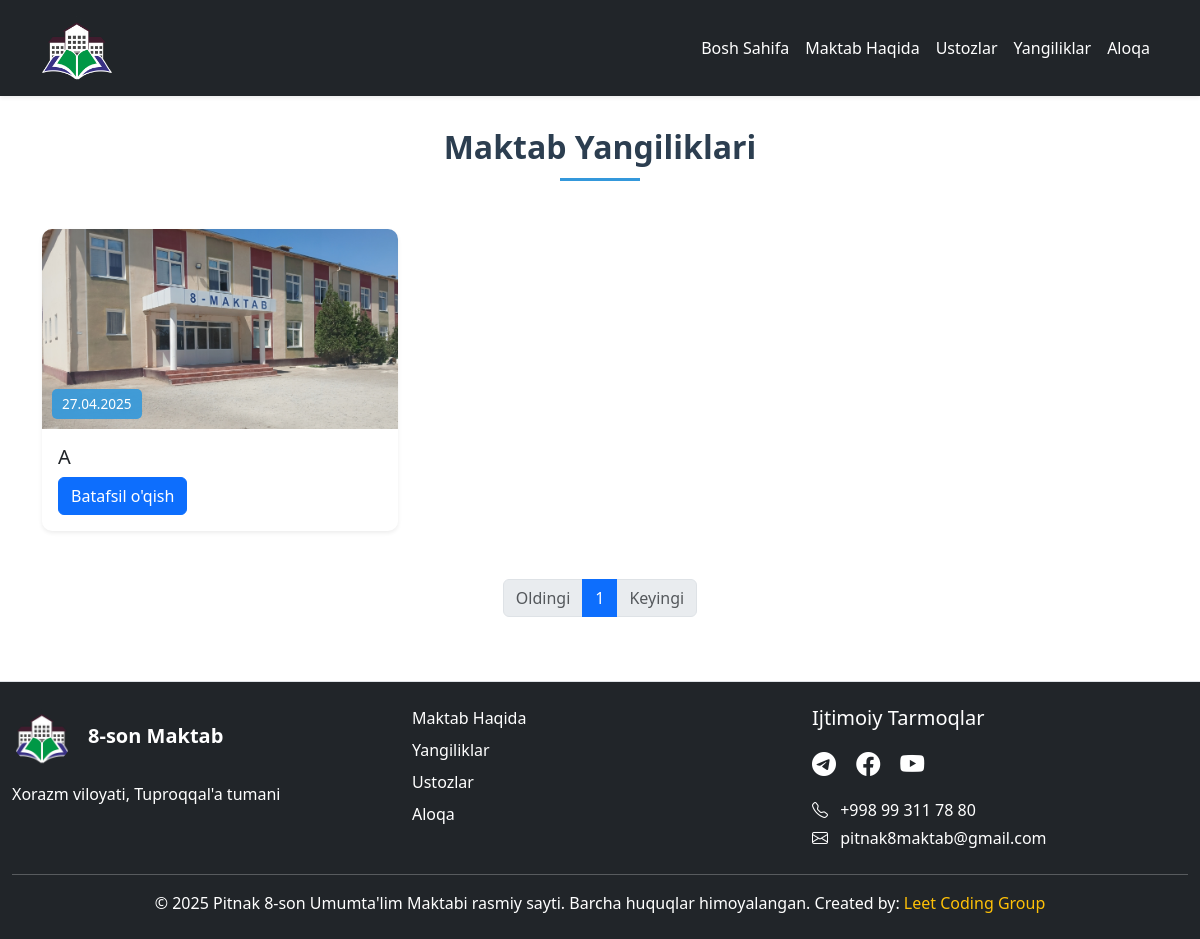
The page /news/ on the database as committed earlier.
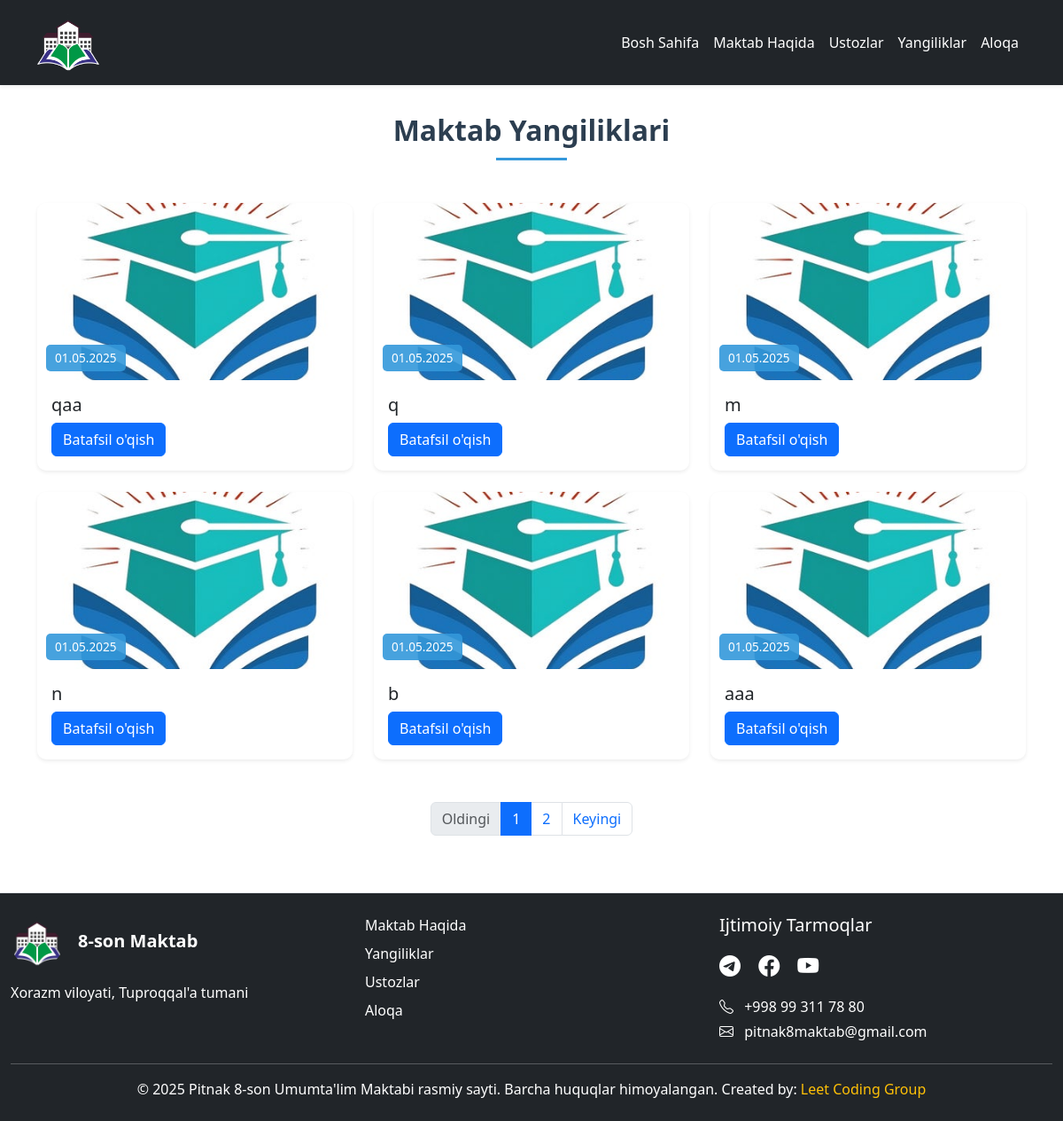
The same page on the database as committed later.
### home/models.py (models this page shows, shortened)
class News(models.Model):
    title = models.CharField(max_length=200, verbose_name="Sarlavha")
    content = models.TextField(verbose_name="Matn")
    image = models.ImageField(upload_to='news_images/', verbose_name="Rasm")
    date_posted = models.DateTimeField(default=timezone.now, verbose_name="Sana")
    slug = models.SlugField(max_length=200, unique=True, blank=True)
    class Meta:
        verbose_name = "Yangilik"
        verbose_name_plural = "Yangiliklar"
        ordering = ['-date_posted']

### home/views.py (the view)
# urls.py: path('news/', news_list, name='news'),
def news_list(request):
    news_items = News.objects.all().order_by('-date_posted')
    paginator = Paginator(news_items, 6)  # Sahifada 6 ta yangilik
    page_number = request.GET.get('page')
    page_obj = paginator.get_page(page_number)
    return render(request, 'news.html', {'page_obj': page_obj})

### templates/news.html (shortened to what this page needs)
{% extends 'base.html' %}
{% load static %}
{% block content %}
<main style="padding-top: 80px;">
    <h2 class="text-center mb-5 section-title fw-bold">Maktab Yangiliklari</h2>
</main>
<div class="row g-4">
    {% for news in page_obj %}
    <div class="col-md-6 col-lg-4">
        <div class="card h-100 news-card shadow-sm">
            <div class="news-img-container">
                <img alt="{{ news.title }}" class="card-img-top" src="{{ news.image.url }}">
                <span class="news-date">{{ news.date_posted|date:"d.m.Y" }}</span>
            </div>
            <div class="card-body">
                <h5 class="card-title">{{ news.title }}</h5>
                <a class="btn btn-primary" href="{% url 'news_detail' news.slug %}">Batafsil o'qish</a>
            </div>
        </div>
    </div>
    {% endfor %}
</div>
{% include 'pagination.html' %}
{% endblock %}

Rows that differ between the two databases and show on the page:
removed News: image (picture), date_posted "27.04.2025", title "A"
added News: image (picture), date_posted "01.05.2025", title "qaa"
added News: image (picture), date_posted "01.05.2025", title "q"
added News: image (picture), date_posted "01.05.2025", title "m"
added News: image (picture), date_posted "01.05.2025", title "n"
added News: image (picture), date_posted "01.05.2025", title "b"
added News: image (picture), date_posted "01.05.2025", title "aaa"
Other text that changed with them:
new list line: "2"
